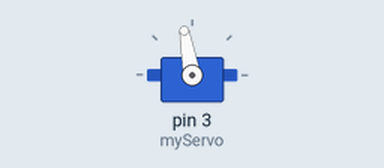
This sketch was run on a simulated Arduino Uno, built with avr-gcc and run on an emulated ATmega328P. Shown: servo. No radio packets arrive unless stated; what the sketch prints to the serial monitor is not drawn.

Above: at 0.3 s.
Timing chart, 0 to 1.8 s (numbered marks = the images above):
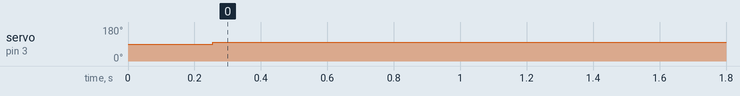

Measured:
- by itself, servo on pin 3 (myServo): 90° → 100° at 0.26 s

The sketch:

vent.ino
```cpp
#include <nRF24L01.h>
#include <printf.h>
#include <RF24.h>
#include <RF24_config.h>
#include <LiquidCrystal.h>
#include <Servo.h>

RF24 radio(9, 10); // CE, CNS
const byte address1[6] = "00001";
const byte address2[6] = "00002";

Servo myServo;


void setup() {
  Serial.begin(9600);

  // radio
  radio.begin();
  radio.openReadingPipe(0, address2);
  radio.openWritingPipe(address1);
  radio.setPALevel(RF24_PA_MAX);
  radio.startListening(); // sets this module as a receiver

  myServo.attach(3);
}

void loop() {
  delay(250);
  radio.startListening();
  int in = 0;
  radio.read(&in, sizeof(in));
  Serial.print("in = ");
  Serial.println(in);

  // servo logic
  // if in == 0, vent close
  // if in == 1, vent open
  if (in == 0) {
    myServo.write(100);
  } else {
    myServo.write(115);
  }

  delay(500);
  radio.stopListening();

  int out = 1;
  radio.write(&out, sizeof(out));
}
```
